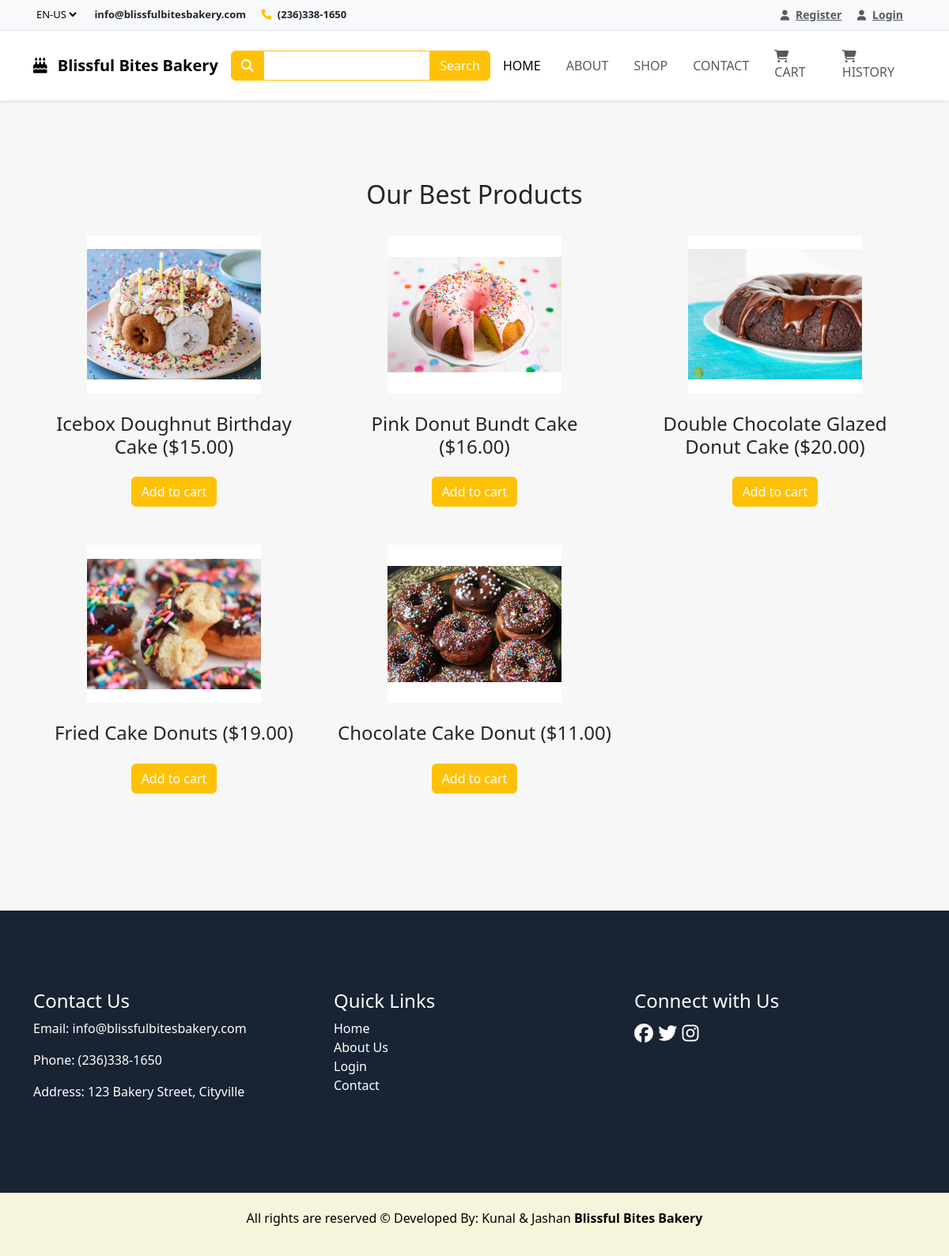
/shop.php?cat=4, run on the app's committed database.
### tables this page shows
CREATE TABLE `products` (
  `prod_id` int(11) NOT NULL,
  `prod_name` varchar(100) DEFAULT NULL,
  `price` decimal(10,2) DEFAULT NULL,
  `prod_image` varchar(100) DEFAULT NULL,
  `prod_cat_id` int(11) DEFAULT NULL
);

### includes/dbconnect.php (called while the page is built, shortened)
<?php
if(isset($_SESSION['username']))
{
$_SESSION['loginstatus'] = 'Y';
$customer = $_SESSION['id'];
}
else
{
$customer = '';
}
?>

### shop.php (the view, shortened to what this page needs)
<?php
include 'includes/dbconnect.php';
include 'includes/header.php';
if(isset($_GET['cat']))
{
	$cat = $_GET['cat'];
	$query = "select * from products where prod_cat_id='$cat'";
}
$products = mysqli_query($con,$query);
?>
<!DOCTYPE html>
<html lang="en">
<body>
<main>
<?php include 'includes/navbar.php'; ?>
<section class="bglite">
<div class="container">
<div class="row">
<div class="col-md-12 text-center">
<h2 class="title">Our Best Products</h2>
</div>
<?php
while($prod_rec = mysqli_fetch_array($products))
{
?>
<div class="col-md-4 text-center  mb-5">
<div class="img-sqr mb-4">
<img src="uploads/<?php echo $prod_rec['prod_image']; ?>" class="img-fluid" alt="<?php echo $prod_rec['prod_image']; ?>">
</div>
<h4 class="mb-4"><?php echo $prod_rec['prod_name']; ?> ($<?php echo $prod_rec['price']; ?>)</h4>
<a href="javascript:void();" class="btn btn-warning text-white addToCart" onclick="insertcart('<?php echo $customer; ?>','<?php echo $prod_rec['prod_id']; ?>','<?php echo $prod_rec['price']; ?>')">Add to cart</a>
</div>
<?php
}
?>
</div>
</div>
</section>
</main>
<?php include 'includes/footer.php'; ?>
</body>
</html>

### assets/css/style.css (style rules this page uses)
section { padding: 100px 0px; }
.title { padding-bottom:25px; }
.bglite { background-color: #f7f7f7; }
.img-sqr img { width: 220px; height: 200px; object-fit: contain; background-color: #fff; }

### data on the page
products: prod_image (picture), prod_name "Icebox Doughnut Birthday Cake", price "15.00"
products: prod_image (picture), prod_name "Pink Donut Bundt Cake", price "16.00"
products: prod_image (picture), prod_name "Double Chocolate Glazed Donut Cake", price "20.00"
products: prod_image (picture), prod_name "Fried Cake Donuts", price "19.00"
products: prod_image (picture), prod_name "Chocolate Cake Donut", price "11.00"
